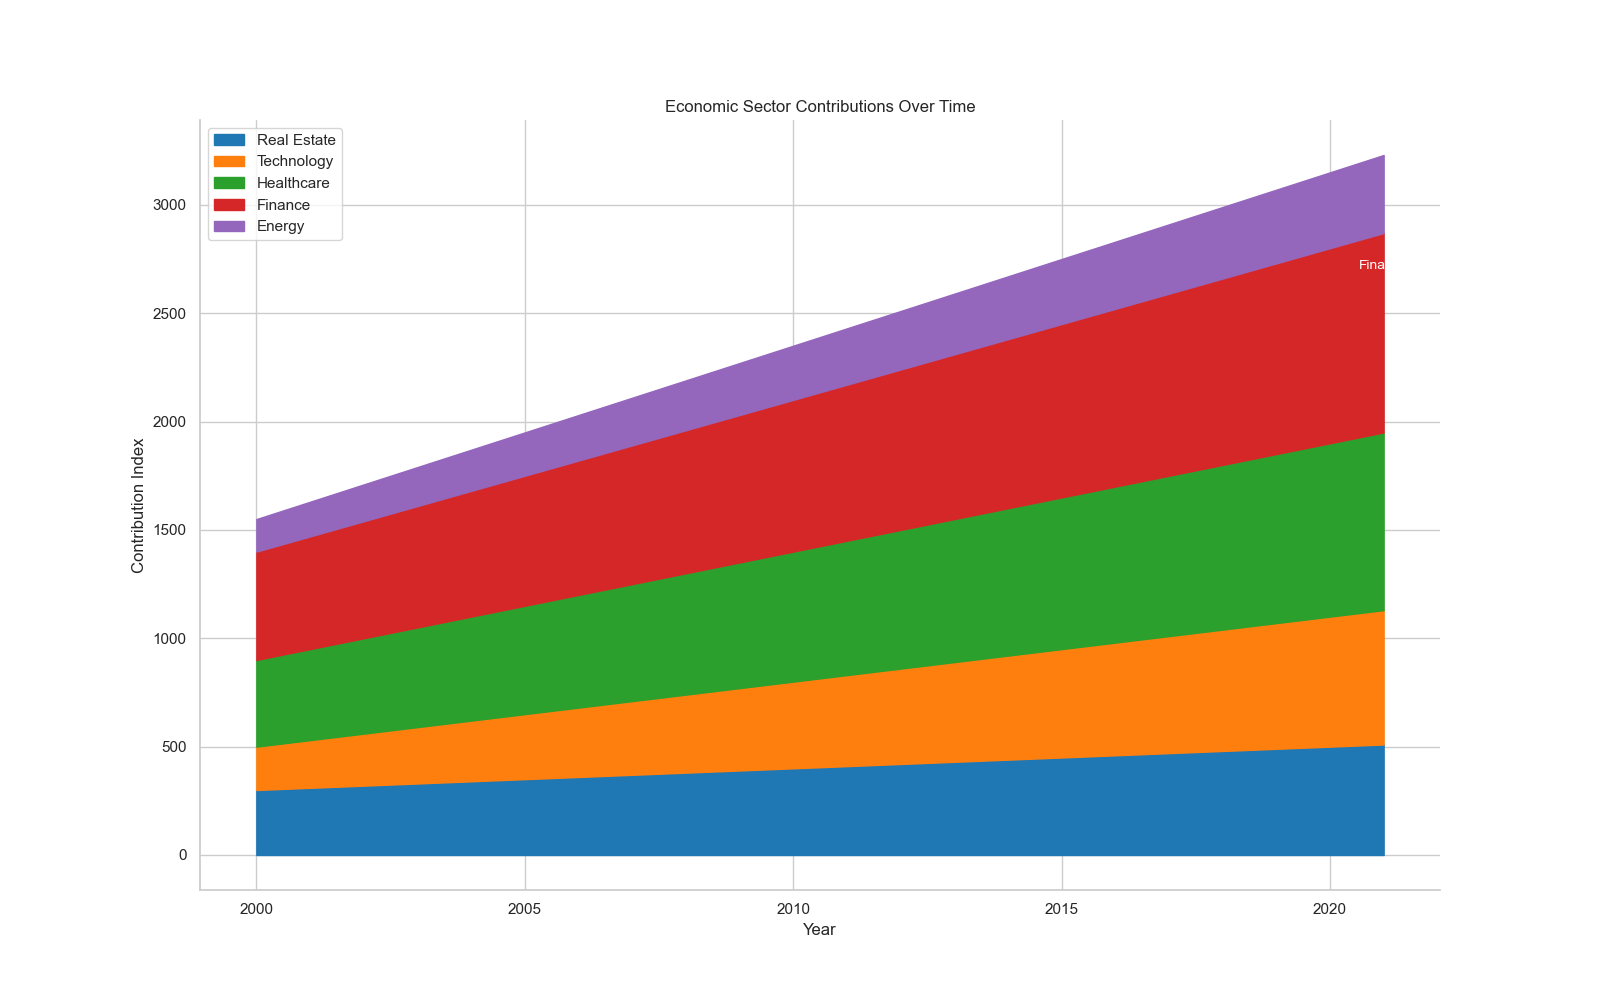

Here is the Python script that generated this plot:

import matplotlib.pyplot as plt
import pandas as pd
import seaborn as sns

data = {
    'Year': [i for i in range(2000, 2022)],
    'Real Estate': [300 + i*10 for i in range(22)],
    'Technology': [200 + i*20 for i in range(22)],
    'Healthcare': [400 + i*20 for i in range(22)],
    'Finance': [500 + i*20 for i in range(22)],
    'Energy': [150 + i*10 for i in range(22)],
}
df = pd.DataFrame(data)

df_melted = df.melt('Year', var_name='Sector', value_name='Contribution')

df_melted['Cumulative'] = df_melted.groupby('Year')['Contribution'].cumsum()

plt.figure(figsize=(16, 10))
colors = ["#1f77b4", "#ff7f0e", "#2ca02c", "#d62728", "#9467bd"]

for i, sector in enumerate(df_melted['Sector'].unique()):
    if i == 0:
        plt.fill_between(df['Year'], 0, df_melted[df_melted['Sector'] == sector]['Cumulative'], color=colors[i], label=sector)
    else:
        plt.fill_between(df['Year'], 
                         df_melted[df_melted['Sector'] == df_melted['Sector'].unique()[i-1]]['Cumulative'], 
                         df_melted[df_melted['Sector'] == sector]['Cumulative'], 
                         color=colors[i], label=sector)

last_year_data = df_melted[df_melted['Year'] == df['Year'].max()]
finance_last_value = last_year_data[last_year_data['Sector'] == 'Finance']['Cumulative'].values[0]
plt.text(df['Year'].max(), finance_last_value - 150, "Finance", verticalalignment='center', horizontalalignment='center', color="white", fontsize=10)

plt.title("Economic Sector Contributions Over Time")
plt.xlabel("Year")
plt.ylabel("Contribution Index")
plt.legend(loc='upper left')
sns.despine()
plt.show()
